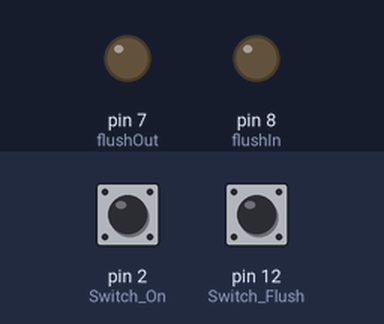
Bench run of a program on a simulated Arduino Nano, built with avr-gcc and run on an emulated ATmega328P. On the bench: output pins drawn as LEDs (lit = HIGH). The inputs (shaded band) are chosen by the test bench; at power-on: pin 2 (Switch_On) HIGH, pin 12 (Switch_Flush) HIGH.

Above: at 1.2 s.
1.3 s: pin 2 (Switch_On) pulled LOW for 0.15 s
At 1.37 s:
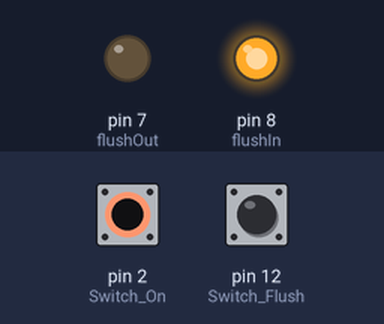
2.9 s: pin 2 (Switch_On) pulled LOW for 3.2 s
At 6.5 s:
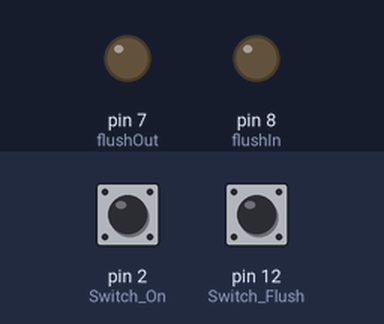
7.6 s: pin 12 (Switch_Flush) pulled LOW for 3.2 s
At 8.9 s:
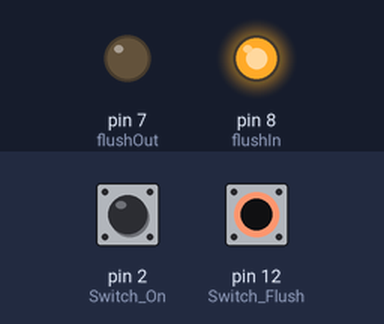
Timing chart, 0 to 12.3 s (numbered marks = the images above; inputs shaded):
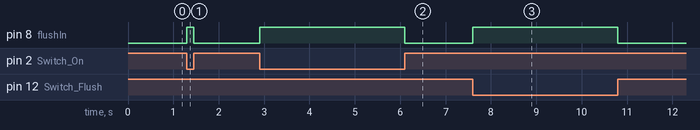

The program:

main.cpp
```cpp
#include <Arduino.h>

// Define Relay pins
const byte flushIn = 8;
const byte flushOut = 7;

// Define Switch pins
const byte Switch_On = 2;
const byte Switch_Flush = 12;

// Variables
const unsigned long minute = 60000;            //Define minute in millisecods
const unsigned long primeInterval = minute * 2UL;   //Define how long the initial prime
const unsigned long flushInterval = minute;         //
const unsigned long finishFlush = minute * 3UL;     //
const unsigned long flushTime = minute * 180UL;     //
unsigned long previousTime = 0;                     //
unsigned long startTime = 0;                        //
bool flushInState = false;                          //
bool flushOutState = false;
bool stationStatus = false;                    //


void setup() {
  Serial.begin(9600);

  pinMode(Switch_On, INPUT_PULLUP);
  pinMode(Switch_Flush, INPUT_PULLUP);

  pinMode(flushIn,OUTPUT);
  pinMode(flushOut,OUTPUT);
  digitalWrite(flushIn,flushInState);
  digitalWrite(flushOut,flushOutState);

  // Serial.println(minute);
  // Serial.println(primeInterval);
  // Serial.println(flushInterval);
  // Serial.println(finishFlush);
  // Serial.println(flushTime);

}

void loop(){
  int Read_On = digitalRead(Switch_On);
  int Read_Flush = digitalRead(Switch_Flush);
  unsigned long currentTime = millis();
  if (Read_On == HIGH && Read_Flush == LOW){
    // Switch on the ON position
    // Serial.println("ON");
    flushInState = true;
    flushOutState = false;
    digitalWrite(flushIn,flushInState);
    digitalWrite(flushOut,flushOutState);
    stationStatus = false;

  }else if(Read_Flush == HIGH && Read_On == LOW){
    // Switch on the Flush position
    //Serial.println("Flush");
    if (stationStatus == false){
      startTime = currentTime;
      previousTime = currentTime;
      stationStatus = true;
      // Serial.println(startTime);
    }

    //Serial.println(currentTime);

    if (previousTime - startTime <= primeInterval) {

      flushInState = true;
      flushOutState = false;
      digitalWrite(flushIn,flushInState);
      digitalWrite(flushOut,flushOutState);
      previousTime = currentTime;
      // Serial.println("Priming...");

    } else if ((previousTime - startTime >= primeInterval) && (previousTime - startTime <= flushTime)) {
      //Serial.print("Flushing...");
      //previousTime = currentTime;
      if (currentTime - previousTime >= flushInterval) {
        // Serial.println("Flushing....");
        flushInState = !flushInState;
        flushOutState = !flushOutState;
        digitalWrite(flushIn,flushInState);
        digitalWrite(flushOut,flushOutState);
        previousTime = currentTime;
        // Serial.println(flushInState);
        // Serial.println(flushOutState);

      }

    }
    if (currentTime - startTime >= flushTime) {

      if (currentTime - previousTime <= finishFlush) {
        digitalWrite(flushIn,true);
        digitalWrite(flushOut,false);
        // Serial.println("Last Flush");
      } else {
        digitalWrite(flushIn,false);
        digitalWrite(flushOut,false);
        // Serial.println("Done");
      }
    }
  }else{
    // Switch on the Off pos
    //Serial.println("Off");
    digitalWrite(flushIn,false);
    digitalWrite(flushOut,false);
    stationStatus = false;

  }
}
```

Measured:
- after the input at 1.3 s, pin 8 (flushIn): LOW → HIGH at once, → LOW 0.15 s later
- after the input at 2.9 s, pin 8 (flushIn): LOW → HIGH at once, → LOW 3.2 s later
- after the input at 7.6 s, pin 8 (flushIn): LOW → HIGH at once, → LOW 3.2 s later
